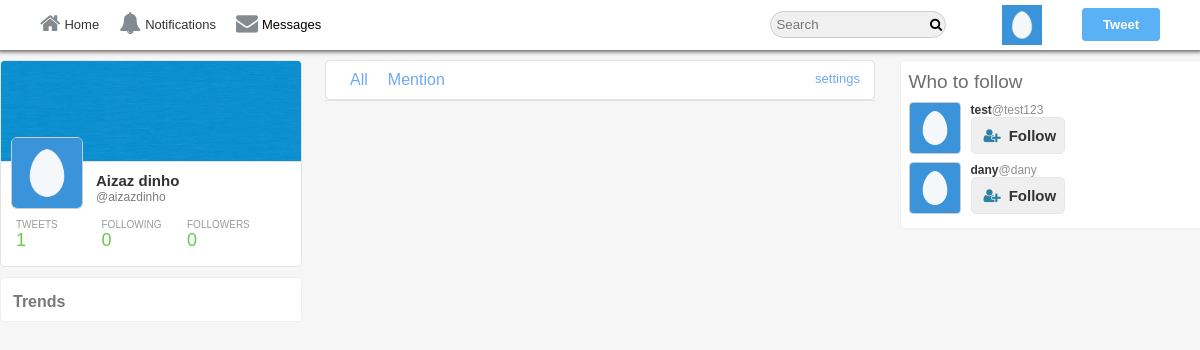
The page /notification.php (signed in) on the database its author committed.
### tables this page shows
CREATE TABLE `users` (
  `user_id` int(11) NOT NULL,
  `username` varchar(140) DEFAULT NULL,
  `email` varchar(40) NOT NULL,
  `password` varchar(255) NOT NULL,
  `screenName` varchar(40) DEFAULT NULL,
  `profileImage` varchar(255) NOT NULL,
  `profileCover` varchar(255) NOT NULL,
  `following` int(11) DEFAULT 0,
  `followers` int(11) DEFAULT 0,
  `bio` varchar(140) DEFAULT NULL,
  `country` varchar(80) DEFAULT NULL,
  `website` varchar(255) DEFAULT NULL
);

### core/init.php (called while the page is built, shortened)
<?php
	include 'database/connection.php';
	include 'classes/user.php';
	include 'classes/tweet.php';
	include 'classes/follow.php';
  	global $pdo;
  	$getFromU = new User($pdo);
 ?>

### core/classes/user.php (called while the page is built, shortened)
	<?php
class User{
	protected $pdo;
 	public function __construct($pdo){
	    $this->pdo = $pdo;
	}
	public function userData($user_id){
		$stmt = $this->pdo->prepare('SELECT * FROM `users` WHERE `user_id` = :user_id');
		$stmt->bindParam(':user_id', $user_id, PDO::PARAM_INT);
		$stmt->execute();
		return $stmt->fetch(PDO::FETCH_OBJ);
	}
	public function loggedIn(){
		return (isset($_SESSION['user_id'])) ? true : false;
	}
}
?>

### notification.php (the view, shortened to what this page needs)
<?php
	include 'core/init.php';
 	$user_id = $_SESSION['user_id'];
	$user    = $getFromU->userData($user_id);
	$getFromM->notificationViewed($user_id);
	$notify  = $getFromM->getNotificationCount($user_id);
 ?>
<!DOCTYPE html>
 <html>
	<head>
 		  <link rel="stylesheet" href="https://cdnjs.cloudflare.com/ajax/libs/font-awesome/4.6.3/css/font-awesome.css"/>
 	  	  <link rel="stylesheet" href="<?php echo BASE_URL;?>assets/css/style-complete.css"/>
 	</head>
<body>
<div class="wrapper">
<div class="header-wrapper">
<div class="nav-container">
	<div class="nav">
		<div class="nav-left">
			<ul>
				<li><a href="<?php echo BASE_URL;?>home.php"><i class="fa fa-home" aria-hidden="true"></i>Home</a></li>
				<li><a href="<?php echo BASE_URL;?>i/notifications"><i class="fa fa-bell" aria-hidden="true"></i>Notifications</a></li>
				<li id="messagePopup"><i class="fa fa-envelope" aria-hidden="true"></i>Messages<span id="messages"><?php if($notify->totalM > 0){echo '<span class="span-i">'.$notify->totalM.'</span>';}?></span></li>
			</ul>
		</div>
		<div class="nav-right">
			<ul>
				<li>
					<input type="text" placeholder="Search" class="search"/>
					<i class="fa fa-search" aria-hidden="true"></i>
				</li>
				<li class="hover"><label class="drop-label" for="drop-wrap1"><img src="<?php echo BASE_URL.$user->profileImage;?>"/></label>
				</li>
				<li><label  class="addTweetBtn" for="pop-up-tweet">Tweet</label></li>
			</ul>
		</div>
	</div>
</div>
</div>
<div class="inner-wrapper">
<div class="in-wrapper">
	<div class="in-full-wrap">
		<div class="in-left">
			<div class="in-left-wrap">
		<div class="info-box">
			<div class="info-inner">
				<div class="info-in-head">
					<img src="<?php echo BASE_URL.$user->profileCover;?>"/>
				</div>
				<div class="info-in-body">
					<div class="in-b-box">
						<div class="in-b-img">
							<img src="<?php echo BASE_URL.$user->profileImage;?>"/>
						</div>
					</div>
					<div class="info-body-name">
						<div class="in-b-name">
							<div><a href="<?php echo BASE_URL.$user->username;?>"><?php echo $user->screenName;?></a></div>
							<span><small><a href="<?php echo BASE_URL.$user->username;?>">@<?php echo $user->username;?></a></small></span>
						</div>
					</div>
				</div>
				<div class="info-in-footer">
					<div class="number-wrapper">
						<div class="num-box">
							<div class="num-head">
								TWEETS
							</div>
							<div class="num-body">
							</div>
						</div>
						<div class="num-box">
							<div class="num-head">
								FOLLOWING
							</div>
							<div class="num-body">
								<span class="count-following"><?php echo $user->following;?></span>
							</div>
						</div>
						<div class="num-box">
							<div class="num-head">
								FOLLOWERS
							</div>
							<div class="num-body">
								<span class="count-followers"><?php echo $user->followers;?></span>
							</div>
						</div>
					</div>
				</div>
			</div>
		</div>
	</div>
		</div>
		<div class="in-center">
			<div class="in-center-wrap">
			<div class="notification-full-wrapper">
				<div class="notification-full-head">
					<div>
						<a href="#">All</a>
					</div>
					<div>
						<a href="#">Mention</a>
					</div>
					<div>
						<a href="#">settings</a>
					</div>
				</div>
			</div>
		    	<div class="loading-div">
		    	</div>
     			</div>
		</div>
		<div class="in-right"	>
			<div class="in-right-wrap">
 		      <?php $getFromF->whoToFollow($user_id, $user->user_id);?>
 			</div>
		</div>
	</div>
</div>
</div>
</div>
</body>
</html>

### core/classes/follow.php (shortened to what this page needs)
<?php
 class Follow extends User{
    public function __construct($pdo){
        $this->pdo = $pdo;
    }
	public function checkFollow($followerID, $user_id){
		$stmt = $this->pdo->prepare("SELECT * FROM `follow` WHERE `sender` = :user_id  AND `receiver` = :followerID");
		$stmt->bindParam(":user_id", $user_id, PDO::PARAM_INT);
		$stmt->bindParam(":followerID", $followerID, PDO::PARAM_INT);
		$stmt->execute();
		return $stmt->fetch(PDO::FETCH_ASSOC);
	}
	public function followBtn($profileID, $user_id, $followID){
		$data = $this->checkFollow($profileID, $user_id);
		if($this->loggedIn()===true){
			if($profileID != $user_id){
				if(isset($data['receiver']) && $data['receiver'] === $profileID){
					return "<button class='f-btn following-btn follow-btn' data-follow='".$profileID."' data-profile='".$followID."'>Following</button>";
				}else{
					return "<button class='f-btn follow-btn' data-follow='".$profileID."' data-profile='".$followID."'><i class='fa fa-user-plus'></i>Follow</button>";
				}
			}else{
				return "<button class='f-btn' onclick=location.href='".BASE_URL."profileEdit.php'>Edit Profile</button>";
			}
		}else{
			return "<button class='f-btn' onclick=location.href='".BASE_URL."index.php'><i class='fa fa-user-plus'></i>Follow</button>";
		}
	}
	public function whoToFollow($user_id, $profileID){
		$stmt = $this->pdo->prepare("SELECT * FROM `users` WHERE `user_id` != :user_id AND `user_id` NOT IN (SELECT `receiver` FROM `follow` WHERE `sender` = :user_id) ORDER BY rand() LIMIT 3");
		$stmt->execute(array("user_id" => $user_id));
		$users = $stmt->fetchAll(PDO::FETCH_OBJ);
		echo '<div class="follow-wrap"><div class="follow-inner"><div class="follow-title"><h3>Who to follow</h3></div>';
		foreach ($users as $user) {
			echo '<div class="follow-body">
					<div class="follow-img">
					  <img src="'.BASE_URL.$user->profileImage.'"/>
				    </div>
					<div class="follow-content">
						<div class="fo-co-head">
							<a href="'.BASE_URL.$user->username.'">'.$user->screenName.'</a><span>@'.$user->username.'</span>
						</div>
						'.$this->followBtn($user->user_id, $user_id, $profileID).'
					</div>
				</div>';
		}
		echo '</div></div>';
	}
}
?>

### rows shown on the page
users: profileImage (placeholder picture), profileCover (placeholder picture), screenName "Aizaz dinho", username "aizazdinho", following "0", followers "0"
users: profileImage (placeholder picture), screenName "test", username "test123"
users: profileImage (placeholder picture), screenName "dany", username "dany"

### other values the page prints
$count->totalTweets "1"
